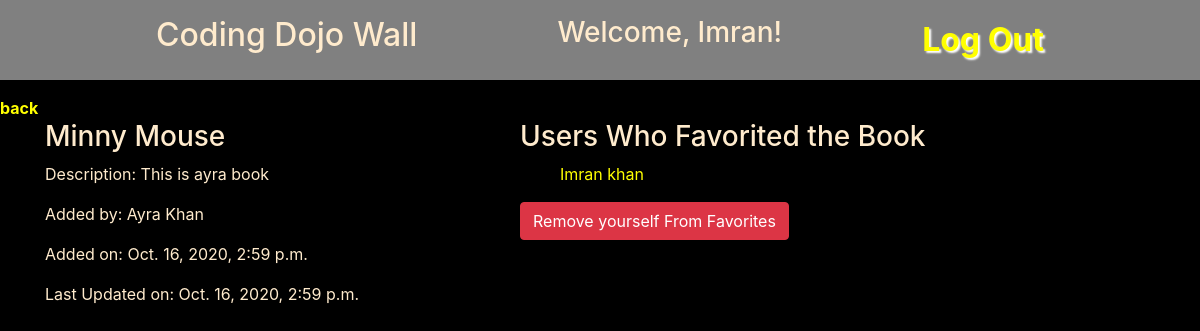
Page /show/9 (signed in) on the committed database.
### FavoriteBooks_App/models.py (models this page shows)
class User(models.Model):
    first_name = models.CharField(max_length=45)
    last_name = models.CharField(max_length=45)
    email = models.EmailField(unique=True)
    password = models.CharField(max_length=255)
    created_at = models.DateTimeField(auto_now_add=True)
    updated_at = models.DateTimeField(auto_now=True)
    objects = UserManager()

class Book(models.Model):
    title = models.CharField(max_length=255)
    description = models.CharField(max_length=255)
    user_uploaded = models.ForeignKey(User, related_name="user_uploaded_books",on_delete=models.CASCADE)
    users_likes = models.ManyToManyField(User, related_name='users_liked_books')
    created_at = models.DateTimeField(auto_now_add=True)
    updated_at = models.DateTimeField(auto_now=True)
    objects = BookManager()

### FavoriteBooks_App/views.py (the view)
# urls.py: path('show/<int:id>', views.show_book),
def show_book(request, id):
    if 'user_id' not in request.session:
        return redirect('/')
    user = User.objects.get(id=request.session['user_id'])
    book = Book.objects.get(id=id)
    context = {
        'user': user,
        'book': book,
    }
    return render(request, 'showbook.html', context)

### FavoriteBooks_App/templates/showbook.html (shortened to what this page needs)
<!DOCTYPE html>
<html lang="en">
<head>
    <link href="https://stackpath.bootstrapcdn.com/bootstrap/4.5.0/css/bootstrap.min.css" rel="stylesheet">
    {% load static %}
    <link rel="stylesheet" href="{% static 'style.css' %}">
</head>
   <body>
        <nav>
            <h2>Coding Dojo Wall</h2>
            <h3>Welcome, {{ user.first_name }}!</h3>
            <a href="/logout">Log Out</a>
        </nav>
        <a href="/main">back</a>
        <div class="container">
            <div class="row">
                <div class="col-5 px-12">
                    {% if book.user_uploaded.id == request.session.user_id %}
                    <form action="/edit/{{book.id}}" method="post">
                        {% csrf_token %}
                        <label for="title">Title</label>
                        <input type="text" name="title" id="title" class="form-control" value="{{ book.title}}">
                        <label for="description">Description</label>
                        <input name="description" class="form-control w-50" placeholder="{{book.description}}">
                        <button type="submit" class="btn btn-primary">Update</button>
                        <a href="/delete/{{ book.id }}" role="button" class="btn btn-danger">Delete</a>
                    </form>
                    {% else %}
                    <h3>{{book.title}}</h3>
                    <p>Description: {{book.description}}</p>
                    {% endif %}
                    <p>Added by: {{book.user_uploaded.first_name}} {{book.user_uploaded.last_name}}</p>
                    <p>Added on: {{book.created_at}}</p>
                    <p>Last Updated on: {{book.updated_at}}</p>
                </div>
                <div class="col-5 px-12" >
                    <h3>Users Who Favorited the Book</h3>
                    <div >
                    <ul>
                        {% for fav_user in book.users_likes.all %}
                        <li id="list">{{fav_user.first_name}} {{fav_user.last_name}}</li>
                        {% endfor %}
                    </ul>
                    </div>
                    {% if user in book.users_likes.all %}
                    <a href="/unfavorite/{{book.id}}" role="button" class="btn btn-danger">Remove yourself From Favorites</a>
                    {% else %}
                    <a href="/favorite/{{book.id}}" role="button" class="btn btn-warning">Add to Favorites</a>
                    {% endif %}
                </div>
            </div>
        </div>
   </body>
</html>

### FavoriteBooks_App/static/style.css (style rules this page uses)
body { background-color:black; }
h1,h2,h3,h4,h5,p,label { color: blanchedalmond; }
nav { background-color:gray; display: flex; justify-content: space-evenly; margin-bottom: 1em; padding: 1em; }
nav > a { font-size: 2rem; text-shadow: 2px 2px 2px white; }
a { color: yellow; font-weight: bold; }
li { list-style: none; }
#list { color: yellow; }

### rows in the picture
User: first_name "Imran", last_name "khan"
Book: title "Minny Mouse", description "This is ayra book", user_uploaded.first_name "Ayra", user_uploaded.last_name "Khan", created_at "Oct. 16, 2020, 2:59 p.m.", updated_at "Oct. 16, 2020, 2:59 p.m."
